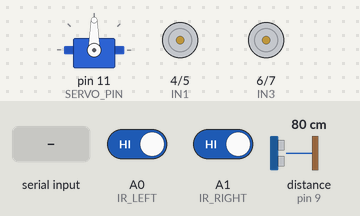
This sketch was run on a simulated Arduino Uno, built with avr-gcc and run on an emulated ATmega328P. Parts: servo, motor-driver pin pairs drawn as motors (green arrow = first pin HIGH = forward, orange = second pin HIGH = backward, longer = more drive). Wiring (inferred from the names in the program): ultrasonic range finder: trigger pin 10; echo pin 9. The test bench sets the inputs (shaded band); at power-on: distance to the obstacle (sensor on pin 9) 80 cm, A0 (IR_LEFT) HIGH, A1 (IR_RIGHT) HIGH. The echo pulse lasts 58.3 µs per cm.

Above: at 1.7 s.
1.8 s: distance to the obstacle (sensor on pin 9) set to 23 cm
3.3 s: distance to the obstacle (sensor on pin 9) set to 18 cm
At 3.52 s:
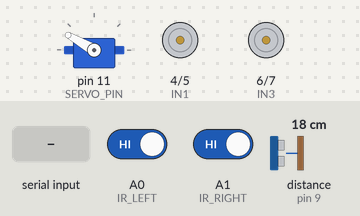
At 3.92 s:
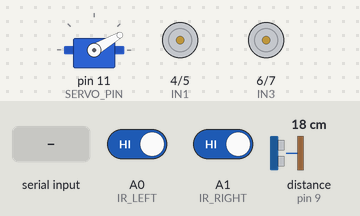
6.3 s: "F" received over the second serial link
At 7.63 s:
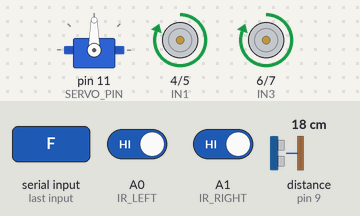
9.3 s: "B" received over the second serial link
12.3 s: "L" received over the second serial link
15.3 s: distance to the obstacle (sensor on pin 9) set to 35 cm
At 15.8 s:
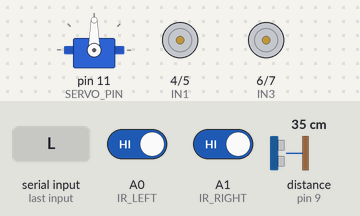
Timing chart, 0 to 17.8 s (numbered marks = the images above; inputs shaded):
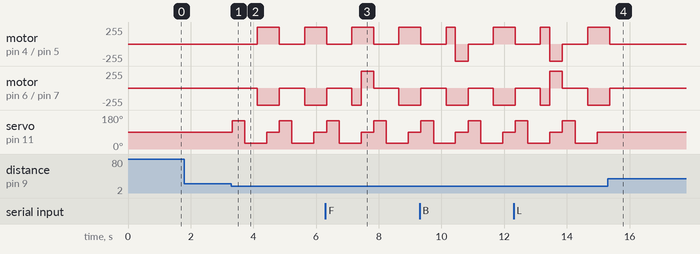

The sketch:

bluetooth_line_follow_obstracle_avoiding_robot.ino
```cpp
#include <Servo.h>
#include <SoftwareSerial.h>

SoftwareSerial BT(2, 3); // RX, TX
Servo headServo;

// Motor pins
const int IN1 = 4, IN2 = 5, IN3 = 6, IN4 = 7;

// IR sensor pins
const int IR_LEFT = A0;
const int IR_RIGHT = A1;

// Ultrasonic pins
const int TRIG = 10;
const int ECHO = 9;

// Servo pin
const int SERVO_PIN = 11;

void setup() {
  Serial.begin(9600);
  BT.begin(9600);

  pinMode(IN1, OUTPUT); pinMode(IN2, OUTPUT);
  pinMode(IN3, OUTPUT); pinMode(IN4, OUTPUT);

  pinMode(TRIG, OUTPUT); pinMode(ECHO, INPUT);

  pinMode(IR_LEFT, INPUT); pinMode(IR_RIGHT, INPUT);

  headServo.attach(SERVO_PIN);
  headServo.write(90); // center
  delay(500);
}

void loop() {
  if (BT.available()) {
    handleBluetooth(BT.read());
  } else {
    lineFollowAvoid();
  }
}

void handleBluetooth(char cmd) {
  switch (cmd) {
    case 'F': forward(); break;
    case 'B': backward(); break;
    case 'L': left(); break;
    case 'R': right(); break;
    case 'S': stop(); break;
  }
}

void lineFollowAvoid() {
  int distFront = getDistance(90);

  if (distFront < 20) {
    stop();
    int distLeft = getDistance(150);
    int distRight = getDistance(30);

    if (distLeft > distRight) {
      left(); delay(300);
    } else {
      right(); delay(300);
    }
  } else {
    int irL = digitalRead(IR_LEFT);
    int irR = digitalRead(IR_RIGHT);

    if (irL == LOW && irR == LOW) forward();
    else if (irL == LOW) left();
    else if (irR == LOW) right();
    else stop();
  }
}

int getDistance(int angle) {
  headServo.write(angle);
  delay(400); // wait for servo to move
  digitalWrite(TRIG, LOW); delayMicroseconds(2);
  digitalWrite(TRIG, HIGH); delayMicroseconds(10);
  digitalWrite(TRIG, LOW);
  long dur = pulseIn(ECHO, HIGH);
  return dur * 0.034 / 2;
}

// Motor control
void forward() {
  digitalWrite(IN1, HIGH); digitalWrite(IN2, LOW);
  digitalWrite(IN3, HIGH); digitalWrite(IN4, LOW);
}

void backward() {
  digitalWrite(IN1, LOW); digitalWrite(IN2, HIGH);
  digitalWrite(IN3, LOW); digitalWrite(IN4, HIGH);
}

void left() {
  digitalWrite(IN1, LOW); digitalWrite(IN2, HIGH);
  digitalWrite(IN3, HIGH); digitalWrite(IN4, LOW);
}

void right() {
  digitalWrite(IN1, HIGH); digitalWrite(IN2, LOW);
  digitalWrite(IN3, LOW); digitalWrite(IN4, HIGH);
}

void stop() {
  digitalWrite(IN1, LOW); digitalWrite(IN2, LOW);
  digitalWrite(IN3, LOW); digitalWrite(IN4, LOW);
}
```

Measured:
- the behaviour switches between 21 and 20 cm on distance to the obstacle (sensor on pin 9) (found by bisection; images 0 and 1)
- after the input at 1.8 s, every drawn part: stays the same
- after the input at 3.3 s, motor on pin 4 (IN1) / pin 5 (IN2): stopped → forward 255/255 after 0.83 s, → stopped 0.70 s later, → forward 255/255 0.80 s later; motor on pin 6 (IN3) / pin 7 (IN4): stopped → backward 255/255 after 0.83 s, → stopped 0.70 s later, → backward 255/255 0.80 s later
- after the input at 15.3 s, motor on pin 4 (IN1) / pin 5 (IN2), motor on pin 6 (IN3) / pin 7 (IN4): goes on until 15.4 s, then stays stopped; servo on pin 11 (SERVO_PIN): stops changing and stays 90°
